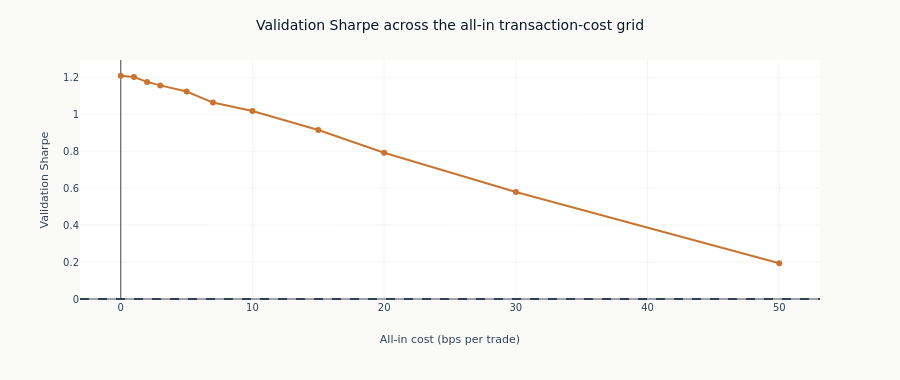

The cell this chart's notebook holds for it:
### Code cell
fig = px.line(
    cost_curve.to_pandas(),
    x="total_cost_bps",
    y="sharpe",
    markers=True,
    labels={"total_cost_bps": "All-in cost (bps per trade)", "sharpe": "Validation Sharpe"},
    color_discrete_sequence=[COLORS["copper"]],
)
fig.update_layout(
    title="Validation Sharpe across the all-in transaction-cost grid",
    height=380,
)
fig.add_hline(y=0, line_dash="dash", line_color=COLORS["neutral"])
fig.show()

### Figure 1 — Plotly figure (JSON) as saved in the notebook; plotly's stock layout.template omitted (floating-point values rounded to 4 significant figures)
{"data": [{"hovertemplate": "All-in cost (bps per trade)=%{x}<br>Validation Sharpe=%{y}<extra></extra>", "legendgroup": "", "line": {"color": "#C87533", "dash": "solid"}, "marker": {"symbol": "circle"}, "mode": "lines+markers", "name": "", "orientation": "v", "showlegend": false, "type": "scatter", "x": [0.0, 1.0, 2.0, 3.0, 5.0, 7.0, 10.0, 15.0, 20.0, 30.0, 50.0], "xaxis": "x", "y": [1.209, 1.202, 1.175, 1.156, 1.124, 1.063, 1.018, 0.915, 0.7919, 0.5791, 0.1939], "yaxis": "y"}], "layout": {"height": 380, "legend": {"tracegroupgap": 0}, "margin": {"t": 60}, "shapes": [{"line": {"color": "#334155", "dash": "dash"}, "type": "line", "x0": 0, "x1": 1, "xref": "x domain", "y0": 0, "y1": 0, "yref": "y"}], "title": {"text": "Validation Sharpe across the all-in transaction-cost grid"}, "xaxis": {"anchor": "y", "domain": [0.0, 1.0], "title": {"text": "All-in cost (bps per trade)"}}, "yaxis": {"anchor": "x", "domain": [0.0, 1.0], "title": {"text": "Validation Sharpe"}}}}
